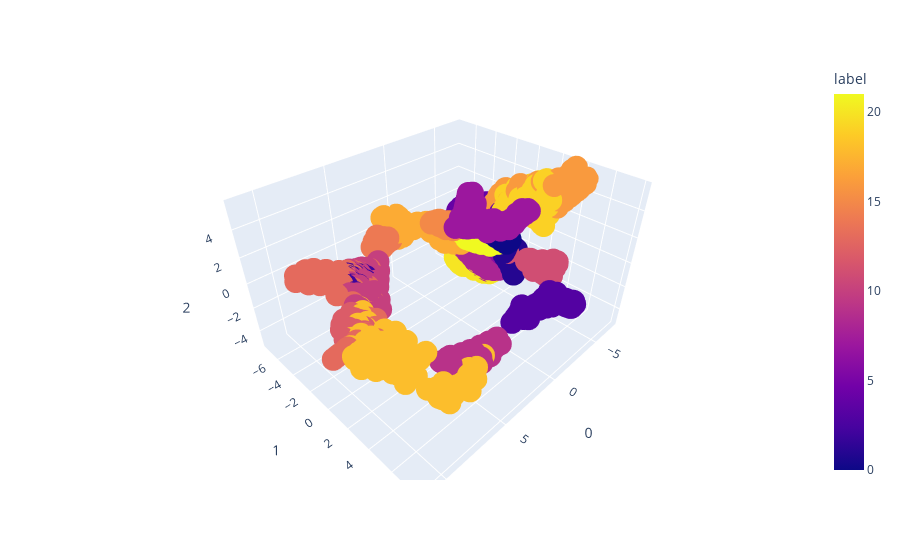

The code cell stored with this chart in its notebook:
### Markdown cell above
3D

### Code cell
isomap_df = Isomap(n_neighbors=5, n_components=3)
isomap_df.fit(df_std)
projections_isomap = isomap_df.transform(df_std)

fig = px.scatter_3d(
    projections_isomap, x=0, y=1, z=2,
    color=df['label'], labels={'color': 'label'}
)
fig.update_traces(marker_size=8)
fig.show()

### Figure 1 — Plotly figure (JSON) as saved in the notebook; plotly's stock layout.template omitted (floating-point values rounded to 4 significant figures; data arrays with more than 128 entries replaced by an {"elided": "..."} marker saying what was removed)
{"data": [{"hovertemplate": "0=%{x}<br>1=%{y}<br>2=%{z}<br>label=%{marker.color}<extra></extra>", "legendgroup": "", "marker": {"color": {"elided": "1941 int values"}, "coloraxis": "coloraxis", "size": 8, "symbol": "circle"}, "mode": "markers", "name": "", "scene": "scene", "showlegend": false, "type": "scatter3d", "x": {"elided": "1941 float values"}, "y": {"elided": "1941 float values"}, "z": {"elided": "1941 float values"}}], "layout": {"coloraxis": {"colorbar": {"title": {"text": "label"}}, "colorscale": [[0, "#0d0887"], [0.1111, "#46039f"], [0.2222, "#7201a8"], [0.3333, "#9c179e"], [0.4444, "#bd3786"], [0.5556, "#d8576b"], [0.6667, "#ed7953"], [0.7778, "#fb9f3a"], [0.8889, "#fdca26"], [1, "#f0f921"]]}, "legend": {"tracegroupgap": 0}, "margin": {"t": 60}, "scene": {"domain": {"x": [0, 1], "y": [0, 1]}, "xaxis": {"title": {"text": "0"}}, "yaxis": {"title": {"text": "1"}}, "zaxis": {"title": {"text": "2"}}}}}
